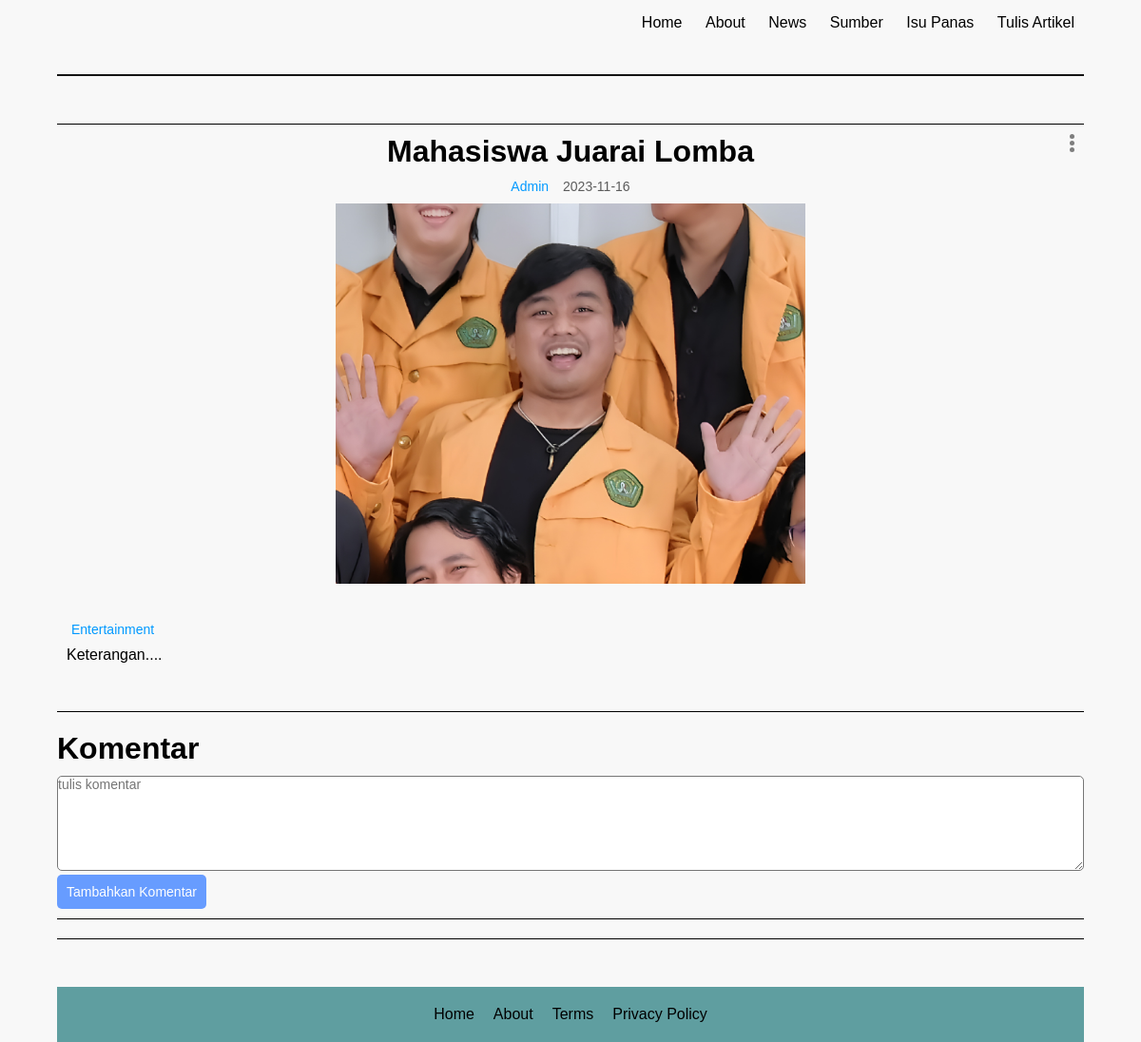
/PAWEB/read.php?id=30 (signed in), run on the app's committed database.
### tables this page shows
CREATE TABLE `artikel` (
  `id` int(11) NOT NULL,
  `judul` text NOT NULL,
  `tag` text NOT NULL,
  `konten` text NOT NULL,
  `gambar` varchar(255) NOT NULL,
  `createdAt` timestamp NOT NULL DEFAULT current_timestamp()
);

### PAWEB/read.php (the view, shortened to what this page needs)
<?php
require './model/db.php';
$id = $_GET['id'];
$sql = "SELECT * FROM artikel WHERE id='$id'";
$rs = mysqli_query($db, $sql);
$ds = mysqli_fetch_assoc($rs);
?>
<!DOCTYPE html>
<html lang="en">
<head>
    <link rel="stylesheet" href="./read.css">
</head>
<body>
    <header>
        <nav>
            <div class="nav">
                <ul>
                    <a href="index.php">Home</a>
                    <a href="aboutme.html">About</a>
                    <a href="./artikel.php">News</a>
                    <a href="./artikel.php">Sumber</a>
                    <a href="./artikel.php">Isu Panas</a>
                    <a href="./tulis.html">Tulis Artikel</a>
                  </ul>
              </div>
          </nav>
    </header>
    <main class="konten">
        <div class="option" id="option">
            <div class="dot"></div>
            <div class="dot"></div>
            <div class="dot"></div>
        </div>
        <h1><?php echo htmlspecialchars($ds['judul']); ?></h1>
        <div class="subtitle">
            <p class="author">Admin</p><p class="date"><?php echo substr($ds['createdAt'], 0, 10); ?></p>
        </div>
        <div class="gambar" style="background-image: url('<?php echo $ds['gambar']; ?>')";></div>
        <div class="tags"><?php echo htmlspecialchars($ds['tag']); ?></div>
        <div class="deskripsi">
            <?php echo htmlspecialchars($ds['konten']); ?>
        </div>
        <div class="blok-komentar">
            <?php
            if($_SESSION['login']){
            ?>
            <form method="POST" action="./controller/addComment.php/?id=<?php echo $id; ?>" class="add-komentar" id="form-komen">
                <h1>Komentar</h1>
                <textarea id="tulis-komentar" name="komentar" placeholder="tulis komentar"></textarea>
                <button name="submit" id="add-button">Tambahkan Komentar</button>
            </form>
            <?php
            }
            ?>
        </div>
    </main>
    <footer>
        <a href="#">Home</a>
        <a href="#">About</a>
        <a href="#">Terms</a>
        <a href="#">Privacy Policy</a>
    </footer>
</body>
</html>

### PAWEB/read.css (style rules this page uses)
* { margin: 0; padding: 0; box-sizing: border-box; font-family: 'Gill Sans', 'Gill Sans MT', Calibri, 'Trebuchet MS', sans-serif; }
body { padding: 0 5%; background-color: rgb(248, 248, 248); min-height: 100vh; }
header { margin-bottom: 50px; }
.nav { position: sticky; top: 0; height: 80px; border-bottom: 2px solid rgb(20, 20, 20); width: 100%; }
.nav ul { list-style: none; cursor: pointer; float: right; }
.nav a { list-style: none; display: inline-block; text-decoration: none; color: #000000; font-family: 'Releway', sans-serif; padding: 15px 10px 15px; font-weight: 400; }
.konten { border-top: 1px solid black; border-bottom: 1px solid black; }
.konten > h1 { text-align: center; margin: 10px 0; }
.subtitle { display: flex; width: fit-content; margin: auto; margin-bottom: 10px; font-size: 14px; }
.author { color: rgb(0, 153, 255); margin-right: 15px; }
.date { color: rgb(92, 92, 92); }
.gambar { height: 50vh; background-image: url('./img/DAYGANTENG.jpg'); background-size:contain; background-position: center; background-repeat: no-repeat; margin: 0 10px; margin-bottom: 40px; }
.tags { padding:0 15px; font-size: 14px; margin-bottom: 10px; color: rgb(0, 153, 255); }
.deskripsi { padding: 0 10px; font-size: 16px; margin-bottom: 50px; }
.option { position: absolute; right: 5%; margin-right: 10px; margin-top: 10px; }
.dot { width: 5px; height: 5px; background-color: rgb(126, 126, 126); border-radius: 100%; margin-bottom: 2px; }
.blok-komentar { border-top: 1px solid black; padding: 10px 0; }
.add-komentar { margin: 10px 0; position: sticky; top:0; background-color: rgb(248, 248, 248); padding-bottom: 10px; border-bottom: 1px solid black; }
.add-komentar textarea { width: 100%; min-height: 100px; border-radius: 5px; font-size: 14px; }
.add-komentar h1 { margin-bottom: 10px; }
.add-komentar button { border: none; background-color: rgb(103, 156, 255); color: white; padding: 10px; font-size: 14px; border-radius: 5px; }
footer { display: flex; justify-content: center; align-items: center; margin-top: 50px; background-color: cadetblue; position: relative; width: 100%; bottom: 0; left: 0; }
footer > a { margin: 20px 10px; color: black; text-decoration: none; }

### data on the page
artikel: judul "Mahasiswa Juarai Lomba", createdAt "2023-11-16", gambar (picture), tag "Entertainment", konten "Keterangan...."
